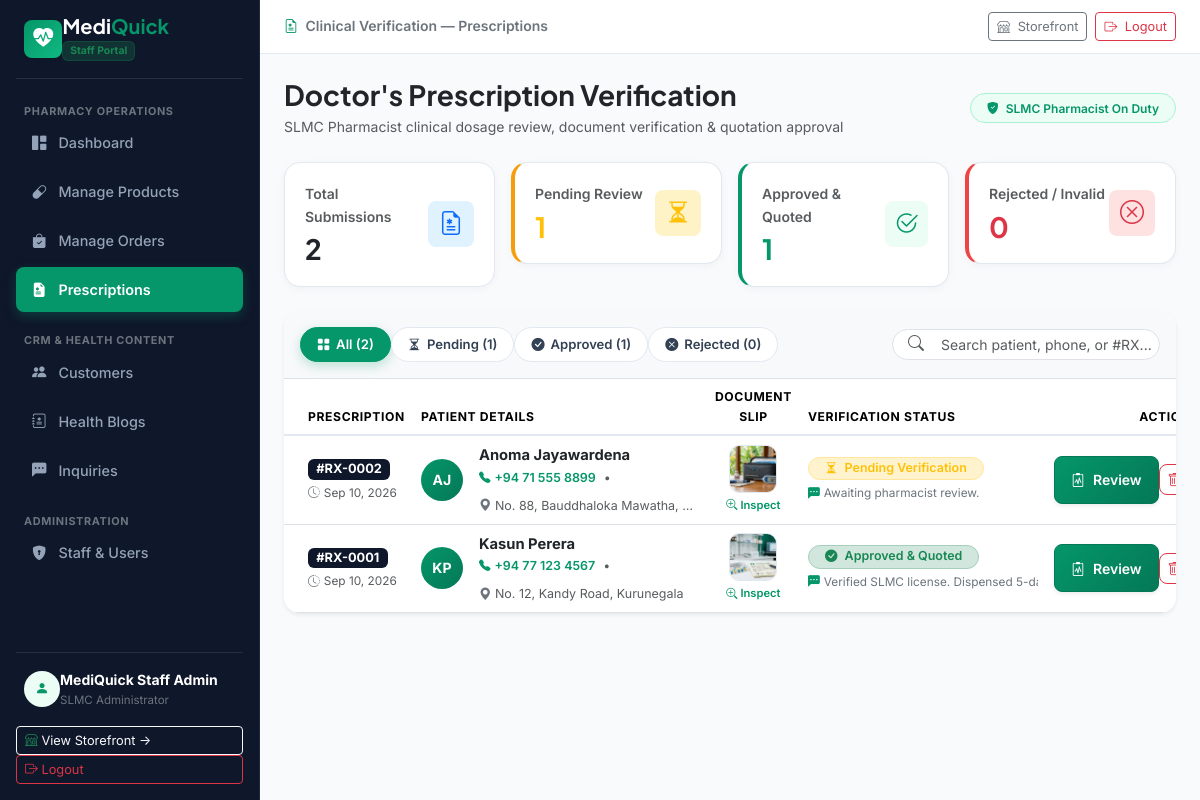
Screenshot of /admin/prescriptions.php (signed in) with the database file from the repository.
### tables this page shows
CREATE TABLE `prescriptions` (
    `id` INT AUTO_INCREMENT PRIMARY KEY,
    `user_id` INT DEFAULT NULL,
    `patient_name` VARCHAR(100) NOT NULL,
    `phone` VARCHAR(20) NOT NULL,
    `delivery_address` TEXT NOT NULL,
    `image` LONGTEXT NOT NULL,
    `status` ENUM('Pending', 'Approved', 'Rejected') DEFAULT 'Pending',
    `pharmacist_notes` TEXT DEFAULT NULL,
    `created_at` TIMESTAMP DEFAULT CURRENT_TIMESTAMP,
    FOREIGN KEY (`user_id`) REFERENCES `users`(`id`) ON DELETE SET NULL
);

### admin/prescriptions.php (the view, shortened to what this page needs)
<?php
require_once __DIR__ . '/../config/db.php';
$statusFilter = isset($_GET['status']) ? trim($_GET['status']) : 'All';
$whereClause = "";
$totalCountRes = mysqli_query($conn, "SELECT COUNT(*) AS total FROM prescriptions");
$totalCount = ($totalCountRes) ? mysqli_fetch_assoc($totalCountRes)['total'] : 0;
$pendingCountRes = mysqli_query($conn, "SELECT COUNT(*) AS total FROM prescriptions WHERE status = 'Pending'");
$pendingCount = ($pendingCountRes) ? mysqli_fetch_assoc($pendingCountRes)['total'] : 0;
$approvedCountRes = mysqli_query($conn, "SELECT COUNT(*) AS total FROM prescriptions WHERE status = 'Approved'");
$approvedCount = ($approvedCountRes) ? mysqli_fetch_assoc($approvedCountRes)['total'] : 0;
$rejectedCountRes = mysqli_query($conn, "SELECT COUNT(*) AS total FROM prescriptions WHERE status = 'Rejected'");
$rejectedCount = ($rejectedCountRes) ? mysqli_fetch_assoc($rejectedCountRes)['total'] : 0;
$rxQuery = mysqli_query($conn, "SELECT p.*, u.email AS user_email FROM prescriptions p LEFT JOIN users u ON p.user_id = u.id $whereClause ORDER BY p.id DESC");
include_once __DIR__ . '/../includes/header.php';
?>
<div class="d-flex" style="min-height: 100vh;">
  <?php include_once __DIR__ . '/../includes/admin_sidebar.php'; ?>
  <div class="flex-grow-1 d-flex flex-column" style="background-color: #f8fafc; min-width: 0;">
    <div class="admin-topbar d-flex justify-content-between align-items-center">
      <div class="d-flex align-items-center gap-2">
        <div class="small text-secondary fw-semibold text-truncate">
          <i class="bi bi-file-earmark-medical text-emerald me-1"></i> <span class="d-none d-sm-inline">Clinical Verification &mdash; </span>Prescriptions
        </div>
      </div>
      <div class="d-flex align-items-center gap-2">
        <a href="../index.php" target="_blank" class="btn btn-sm btn-outline-secondary" style="font-size: 0.8rem;">
          <i class="bi bi-shop me-1"></i> Storefront
        </a>
        <a href="logout.php" class="btn btn-sm btn-outline-danger" style="font-size: 0.8rem;">
          <i class="bi bi-box-arrow-right me-1"></i> Logout
        </a>
      </div>
    </div>
    <div class="p-3 p-md-4 flex-grow-1">
      <div class="d-flex flex-wrap justify-content-between align-items-center gap-2 mb-4">
        <div>
          <h3 class="fw-bold text-dark mb-1 font-heading">Doctor's Prescription Verification</h3>
          <p class="text-muted small mb-0">SLMC Pharmacist clinical dosage review, document verification & quotation approval</p>
        </div>
        <div class="d-flex align-items-center gap-2">
          <span class="badge bg-emerald-subtle text-emerald border border-emerald px-3 py-2 rounded-pill fw-semibold">
            <i class="bi bi-shield-fill-check me-1"></i> SLMC Pharmacist On Duty
          </span>
        </div>
      </div>
      <div class="row g-3 mb-4">
        <div class="col-6 col-lg-3">
          <div class="stat-card-modern d-flex align-items-center justify-content-between">
            <div>
              <div class="text-muted small fw-semibold mb-1">Total Submissions</div>
              <h3 class="fw-bold mb-0 text-dark"><?php echo $totalCount; ?></h3>
            </div>
            <div class="rounded-3 d-flex align-items-center justify-content-center text-primary" style="width: 46px; height: 46px; background-color: #e0f2fe;">
              <i class="bi bi-file-earmark-medical fs-4"></i>
            </div>
          </div>
        </div>
        <div class="col-6 col-lg-3">
          <div class="stat-card-modern d-flex align-items-center justify-content-between" style="border-left: 4px solid #f59e0b;">
            <div>
              <div class="text-muted small fw-semibold mb-1">Pending Review</div>
              <h3 class="fw-bold mb-0 text-warning"><?php echo $pendingCount; ?></h3>
            </div>
            <div class="rounded-3 d-flex align-items-center justify-content-center text-warning" style="width: 46px; height: 46px; background-color: #fef3c7;">
              <i class="bi bi-hourglass-split fs-4"></i>
            </div>
          </div>
        </div>
        <div class="col-6 col-lg-3">
          <div class="stat-card-modern d-flex align-items-center justify-content-between" style="border-left: 4px solid #059669;">
            <div>
              <div class="text-muted small fw-semibold mb-1">Approved & Quoted</div>
              <h3 class="fw-bold mb-0 text-emerald"><?php echo $approvedCount; ?></h3>
            </div>
            <div class="rounded-3 d-flex align-items-center justify-content-center text-emerald" style="width: 46px; height: 46px; background-color: #ecfdf5;">
              <i class="bi bi-check2-circle fs-4"></i>
            </div>
          </div>
        </div>
        <div class="col-6 col-lg-3">
          <div class="stat-card-modern d-flex align-items-center justify-content-between" style="border-left: 4px solid #ef4444;">
            <div>
              <div class="text-muted small fw-semibold mb-1">Rejected / Invalid</div>
              <h3 class="fw-bold mb-0 text-danger"><?php echo $rejectedCount; ?></h3>
            </div>
            <div class="rounded-3 d-flex align-items-center justify-content-center text-danger" style="width: 46px; height: 46px; background-color: #fee2e2;">
              <i class="bi bi-x-circle fs-4"></i>
            </div>
          </div>
        </div>
      </div>
      <div class="card card-custom bg-white border-0 shadow-sm overflow-hidden">
        <div class="p-3 border-bottom bg-light d-flex flex-wrap align-items-center justify-content-between gap-3">
          <div class="d-flex flex-wrap align-items-center gap-1.5">
            <a href="prescriptions.php?status=All" class="rx-status-tab-btn <?php echo ($statusFilter === 'All') ? 'active' : ''; ?>">
              <i class="bi bi-grid-fill"></i> All (<?php echo $totalCount; ?>)
            </a>
            <a href="prescriptions.php?status=Pending" class="rx-status-tab-btn <?php echo ($statusFilter === 'Pending') ? 'active' : ''; ?>">
              <i class="bi bi-hourglass-split"></i> Pending (<?php echo $pendingCount; ?>)
            </a>
            <a href="prescriptions.php?status=Approved" class="rx-status-tab-btn <?php echo ($statusFilter === 'Approved') ? 'active' : ''; ?>">
              <i class="bi bi-check-circle-fill"></i> Approved (<?php echo $approvedCount; ?>)
            </a>
            <a href="prescriptions.php?status=Rejected" class="rx-status-tab-btn <?php echo ($statusFilter === 'Rejected') ? 'active' : ''; ?>">
              <i class="bi bi-x-circle-fill"></i> Rejected (<?php echo $rejectedCount; ?>)
            </a>
          </div>
          <div class="position-relative" style="min-width: 260px;">
            <i class="bi bi-search position-absolute top-50 start-0 translate-middle-y ms-3 text-muted"></i>
            <input type="text" id="rxLiveSearch" class="form-control form-control-sm ps-5 rounded-pill" placeholder="Search patient, phone, or #RX...">
          </div>
        </div>
        <div class="table-responsive">
          <table class="table table-hover align-middle mb-0" id="rxTable">
            <thead class="bg-light text-secondary" style="font-size: 0.76rem; font-weight: 700; text-transform: uppercase; letter-spacing: 0.05em; border-bottom: 2px solid #e2e8f0;">
              <tr>
                <th class="ps-4 py-3.5" style="width: 170px;">Prescription</th>
                <th style="min-width: 260px;">Patient Details</th>
                <th class="text-center" style="width: 120px;">Document Slip</th>
                <th style="min-width: 200px;">Verification Status</th>
                <th class="text-end pe-4" style="width: 150px;">Action</th>
              </tr>
            </thead>
            <tbody class="small">
              <?php if ($rxQuery && mysqli_num_rows($rxQuery) > 0): ?>
                <?php while ($rx = mysqli_fetch_assoc($rxQuery)):
                  $rxIdStr = '#RX-' . str_pad($rx['id'], 4, '0', STR_PAD_LEFT);
                  $nameParts = explode(' ', trim($rx['patient_name']));
                  $initials = strtoupper(substr($nameParts[0], 0, 1) . (isset($nameParts[1]) ? substr($nameParts[1], 0, 1) : ''));
                  $isPdf = strpos($rx['image'], 'application/pdf') !== false;
                ?>
                  <tr class="rx-row-item" style="transition: background-color 0.15s ease;">
                    <td class="ps-4 py-3.5">
                      <span class="badge bg-dark text-white font-mono px-2.5 py-1 rounded-2 mb-1 d-inline-block shadow-xs" style="background-color: #0f172a !important; font-size: 0.8rem;">
                        <?php echo $rxIdStr; ?>
                      </span>
                      <div class="text-muted d-flex align-items-center gap-1" style="font-size: 0.74rem;">
                        <i class="bi bi-clock-history text-secondary"></i> <?php echo date('M d, Y', strtotime($rx['created_at'])); ?>
                      </div>
                    </td>
                    <td class="py-3.5">
                      <div class="d-flex align-items-center gap-3">
                        <div class="avatar-initials shadow-xs" style="width: 42px; height: 42px; font-size: 0.88rem; flex-shrink: 0;">
                          <?php echo htmlspecialchars($initials); ?>
                        </div>
                        <div>
                          <div class="fw-bold text-dark rx-patient-name" style="font-size: 0.92rem;">
                            <?php echo htmlspecialchars($rx['patient_name']); ?>
                          </div>
                          <div class="d-flex flex-wrap align-items-center gap-2 mt-0.5" style="font-size: 0.78rem;">
                            <a href="tel:<?php echo htmlspecialchars($rx['phone']); ?>" class="text-emerald fw-semibold text-decoration-none d-inline-flex align-items-center gap-1 rx-phone">
                              <i class="bi bi-telephone-fill" style="font-size: 0.72rem;"></i> <?php echo htmlspecialchars($rx['phone']); ?>
                            </a>
                            <span class="text-muted">•</span>
                            <span class="text-muted text-truncate" style="max-width: 220px;" title="<?php echo htmlspecialchars($rx['delivery_address']); ?>">
                              <i class="bi bi-geo-alt-fill text-secondary"></i> <?php echo htmlspecialchars($rx['delivery_address']); ?>
                            </span>
                          </div>
                        </div>
                      </div>
                    </td>
                    <td class="text-center py-3.5">
                      <div class="d-inline-flex flex-column align-items-center position-relative cursor-pointer"
                           onclick="openClinicalModal(<?php echo htmlspecialchars(json_encode($rx), ENT_QUOTES, 'UTF-8'); ?>)"
                           title="Click to inspect prescription">
                        <?php if ($isPdf): ?>
                          <div class="rounded-3 border bg-light d-flex align-items-center justify-content-center text-danger rx-slip-thumb shadow-xs" style="width: 48px; height: 48px;">
                            <i class="bi bi-file-earmark-pdf-fill fs-3"></i>
                          </div>
                        <?php else: ?>
                          <img src="<?php echo htmlspecialchars($rx['image']); ?>" alt="Prescription Slip" class="rx-slip-thumb shadow-xs" style="width: 48px; height: 48px; border-radius: 10px; object-fit: cover;">
                        <?php endif; ?>
                        <span class="text-emerald fw-semibold mt-1 d-block" style="font-size: 0.7rem;">
                          <i class="bi bi-zoom-in"></i> Inspect
                        </span>
                      </div>
                    </td>
                    <td class="py-3.5">
                      <div class="d-flex flex-column align-items-start gap-1">
                        <?php
                          $st = $rx['status'];
                          if ($st === 'Approved'): ?>
                            <span class="badge bg-success-subtle text-success border border-success-subtle px-3 py-1.5 rounded-pill fw-semibold" style="font-size: 0.78rem;">
                              <i class="bi bi-check-circle-fill me-1"></i> Approved & Quoted
                            </span>
                          <?php elseif ($st === 'Rejected'): ?>
                            <span class="badge bg-danger-subtle text-danger border border-danger-subtle px-3 py-1.5 rounded-pill fw-semibold" style="font-size: 0.78rem;">
                              <i class="bi bi-x-circle-fill me-1"></i> Rejected / Invalid
                            </span>
                          <?php else: ?>
                            <span class="badge bg-warning-subtle text-warning border border-warning-subtle px-3 py-1.5 rounded-pill fw-semibold" style="font-size: 0.78rem;">
                              <i class="bi bi-hourglass-split me-1"></i> Pending Verification
                            </span>
                          <?php endif; ?>
                        <?php if (!empty($rx['pharmacist_notes'])): ?>
                          <div class="text-secondary text-truncate mt-0.5 d-flex align-items-center gap-1" style="font-size: 0.74rem; max-width: 230px;" title="<?php echo htmlspecialchars($rx['pharmacist_notes']); ?>">
                            <i class="bi bi-chat-left-dots-fill text-emerald"></i> <?php echo htmlspecialchars($rx['pharmacist_notes']); ?>
                          </div>
                        <?php endif; ?>
                      </div>
                    </td>
                    <td class="text-end pe-4 py-3.5">
                      <div class="d-inline-flex align-items-center gap-1.5">
                        <button type="button" class="btn btn-sm btn-emerald py-1.5 px-3 rounded-3 d-inline-flex align-items-center gap-1.5 shadow-sm fw-semibold"
                                onclick="openClinicalModal(<?php echo htmlspecialchars(json_encode($rx), ENT_QUOTES, 'UTF-8'); ?>)" title="Review Prescription">
                          <i class="bi bi-clipboard2-pulse"></i> <span>Review</span>
                        </button>
                        <a href="prescriptions.php?action=delete&id=<?php echo $rx['id']; ?>" class="btn btn-sm btn-outline-danger p-1.5 rounded-3"
                           onclick="return confirmAction('Are you sure you want to permanently delete prescription <?php echo $rxIdStr; ?> for <?php echo htmlspecialchars(addslashes($rx['patient_name'])); ?>?', 'Delete Prescription?');" title="Delete Slip">
                          <i class="bi bi-trash"></i>
                        </a>
                      </div>
                    </td>
                  </tr>
                <?php endwhile; ?>
              <?php endif; ?>
            </tbody>
          </table>
        </div>
      </div>
    </div>
  </div>
</div>
</body>
</html>

### rows the page displays
prescriptions: id "#RX-0002", created_at "Sep 10, 2026", patient_name "AJ", patient_name "Anoma Jayawardena", phone "+94 71 555 8899", delivery_address "No. 88, Bauddhaloka Mawatha,…", image (picture), status "Pending" (drawn), pharmacist_notes "Awaiting pharmacist review."
prescriptions: id "#RX-0001", created_at "Sep 10, 2026", patient_name "KP", patient_name "Kasun Perera", phone "+94 77 123 4567", delivery_address "No. 12, Kandy Road, Kurunegala", image (picture), status "Approved" (drawn), pharmacist_notes "Verified SLMC license. Dispensed 5…"

### other values shown
$adminName "MediQuick Staff Admin"
$totalCount "2"
$pendingCount "1"
$approvedCount "1"
$rejectedCount "0"
